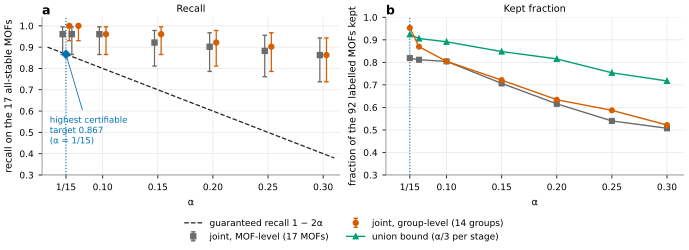

Source code (Python):
"""Fig 7: joint cascade rule calibrated on the all-three-stable MOFs (Phase 6 sections 2 and 2b), nested evaluation, 3 repetitions of the same 92 labelled MOFs.
(a) realised recall of the joint rule with group-level calibration (14 groups as units, orange) and MOF-level calibration (17 MOFs, grey), pooled over the 3 repetitions
(51 positive evaluations; Clopper-Pearson 95% intervals that treat them as independent, i.e. OPTIMISTIC), against the guaranteed 1 - 2 alpha (line); the highest certifiable
target with 14 units (alpha = 1/15, recall 0.867) is marked. (b) fraction of the 92 labelled MOFs kept: group-level joint, MOF-level joint, union bound (alpha / 3 per stage)."""
import sys
sys.path.insert(0, "figures")
from common import *
import numpy as np
import pandas as pd
from scipy.stats import beta

J = pd.read_parquet(P6 + "joint_cascade_group_pvalues.parquet")
ALPHAS = [1 / 15, 0.075, 0.10, 0.15, 0.20, 0.25, 0.30]
pos = J.all_stable.values; npos = int(pos.sum())
RULES = {"group": J.p_group_min.values, "mof": J.p_joint.values}
UNION = (J.p_thermal.values, J.p_solvent.values, J.p_water.values)
cp = lambda k, n: ((0.0 if k == 0 else beta.ppf(0.025, k, n - k + 1)), (1.0 if k == n else beta.ppf(0.975, k + 1, n - k)))
A_MAX = 1 / 15


def keep(name, a):
    return RULES[name] > a if name in RULES else (UNION[0] > a / 3) & (UNION[1] > a / 3) & (UNION[2] > a / 3)


def draw(variant):
    fig, (a1, a2) = panels(variant, 2, h2=2.5, h1=2.3)
    xs = np.array(ALPHAS)
    g = np.linspace(0.05, 0.31, 50); a1.plot(g, 1 - 2 * g, color=INK, lw=0.9, ls="--", label="guaranteed recall 1 − 2α")
    for name, col, mk, lab, dx in (("mof", GREY, "s", "joint, MOF-level (17 MOFs)", -0.003), ("group", ORANGE, "o", "joint, group-level (14 groups)", 0.003)):
        rec = np.array([(keep(name, a) & pos).sum() / npos for a in ALPHAS]); ci = np.array([cp(int((keep(name, a) & pos).sum()), npos) for a in ALPHAS])
        a1.errorbar(xs + dx, rec, yerr=[rec - ci[:, 0], ci[:, 1] - rec], fmt=mk, color=col, ms=3.6, capsize=1.6, lw=0.9, label=lab)
    for ax in (a1, a2):
        ax.axvline(A_MAX, color=BLUE, lw=0.8, ls=":")
    a1.annotate("highest certifiable\ntarget 0.867\n(α = 1/15)", xy=(A_MAX, 1 - 2 * A_MAX), xytext=(0.052, 0.58), fontsize=6.2, color=BLUE, va="top", ha="left",
                arrowprops=dict(arrowstyle="-", color=BLUE, lw=0.6))
    a1.plot([A_MAX], [1 - 2 * A_MAX], marker="D", color=BLUE, ms=4, ls="none", zorder=5)
    a1.set_ylim(0.3, 1.04); a1.set_xlim(0.045, 0.315); a1.set_xlabel("α"); a1.set_ylabel("recall on the 17 all-stable MOFs"); a1.set_title("Recall"); a1.set_xticks([0.0667, 0.1, 0.15, 0.2, 0.25, 0.3]); a1.set_xticklabels(["1/15", "0.10", "0.15", "0.20", "0.25", "0.30"])
    for name, col, mk, ls_, lab in (("union", "#009E73", "^", "-", "union bound (α/3 per stage)"), ("mof", GREY, "s", "-", None), ("group", ORANGE, "o", "-", None)):
        a2.plot(xs, [keep(name, a).mean() for a in ALPHAS], marker=mk, color=col, ms=3.4, lw=1.0, ls=ls_, label=lab)
    a2.set_ylim(0.3, 1.0); a2.set_xlim(0.045, 0.315); a2.set_xlabel("α"); a2.set_ylabel("fraction of the 92 labelled MOFs kept"); a2.set_title("Kept fraction")
    a2.set_xticks([0.0667, 0.1, 0.15, 0.2, 0.25, 0.3]); a2.set_xticklabels(["1/15", "0.10", "0.15", "0.20", "0.25", "0.30"])
    letters([a1, a2])
    h, l = a1.get_legend_handles_labels(); h2, l2 = a2.get_legend_handles_labels()
    fig.legend(h + h2, l + l2, frameon=False, loc="outside lower center", ncol=2)
    save(fig, "fig7_joint_cascade", variant)


for v in VARIANTS:
    draw(v)
